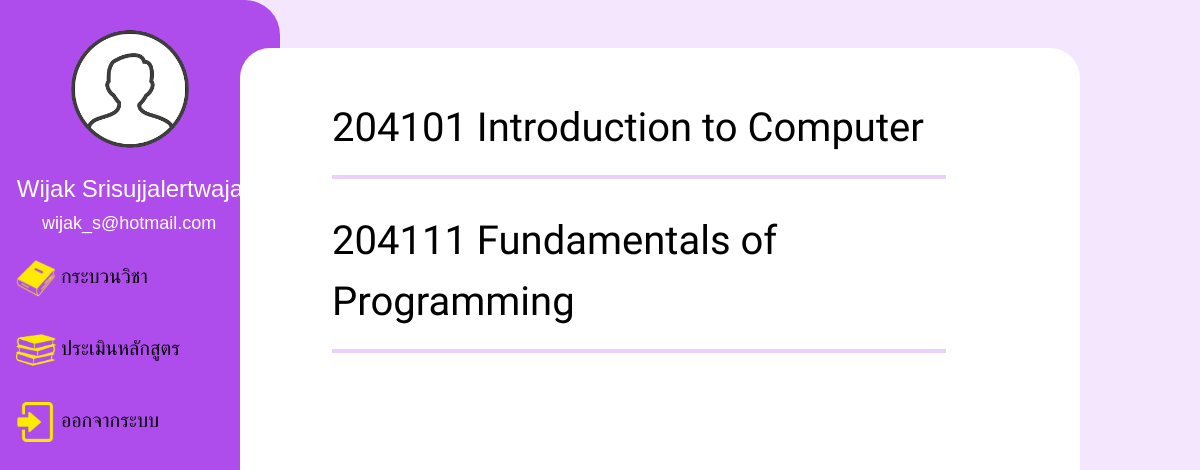
/courseList.php (signed in), run on the app's committed database.
### tables this page shows
CREATE TABLE `teacher` (
  `teachID` int(10) NOT NULL,
  `teachName` varchar(255) NOT NULL,
  `teachSurname` varchar(255) NOT NULL,
  `teachEmail` varchar(255) NOT NULL,
  `password` varchar(255) NOT NULL,
  `urole` varchar(25) NOT NULL
);

CREATE TABLE `course` (
  `crsNo` int(11) NOT NULL,
  `crsName` varchar(30) NOT NULL,
  `semester` int(3) NOT NULL,
  `teach_id` int(11) DEFAULT NULL
);

### courseList.php (the view, shortened to what this page needs)
<?php
    require_once 'config/db.php';
?>
<!DOCTYPE html>
<html lang="en">
<head>
    <link rel="stylesheet" href="css/bootstrap.min.css">
</head>
<body>
    <?php include 'navbar.php' ?>
    <div class="content">
    <div class="container-fluid">
    <div class="row justify-conyent-center">
        <table class="table">
            <?php
                require 'config/db.php';
                    $stmt = $conn -> prepare("SELECT course.crsNo, course.crsName FROM course WHERE course.teach_id = '100001' ");
                    $stmt -> execute();
                    $result = $stmt -> fetchAll();
                    foreach ($result as $row) {
            ?>
                <tr>
                    <td> <a href="tqf3.php?crsNo=<?php echo $row['crsNo'] ?>"> <?php echo $row['crsNo']." ".$row['crsName'] ?> <hr> </td>
                </tr>
            <?php }  ?>
        </table>
    </div>
    </div>
</div>
</body>
</html>

### navbar.php (shortened to what this page needs)
<!DOCTYPE html>
<html lang="en">
<head>
	<link rel="stylesheet" href="css/bootstrap.min.css">
</head>
<body>
<div class="grid-container">
<div class="sidebar">
	<img src="img/human.png" alt="" width="120" height="120" style="margin-left: 70px; margin-bottom: 10%; margin-top: 10%; background-color: none">
	<?php
		require_once 'config/db.php';
		$row['teachID'] = $_SESSION['user'];
		$status = $row['teachID'];
		$stmt = $conn -> prepare("SELECT teachName, teachSurname, teachEmail FROM teacher WHERE teachID = $status");
		$stmt -> execute();
		$result = $stmt -> fetchAll();
		foreach ($result as $user) {
	?>
	<h3 style="font-size: 24px; color: white; margin-left: 6%;"><?php echo $user['teachName'].' '.$user['teachSurname']  ?></h3>
	<h5 style="font-size: 18px; color: white; margin-left: 15%;"><?php echo $user['teachEmail'] ?></h5>
	<?php } ?>
	<a class="dropdown-btn" ><img src="img/book.png" alt="" width="40" height="40"> กระบวนวิชา <i class="fa fa-caret-down"></i></a>
	<a href="#"><img src="img/books.png" alt="" width="40" height="40"> ประเมินหลักสูตร</a>
	<a href="logout.php"><img src="img/login.png" alt="" width="40" height="40"> ออกจากระบบ</a>
</div>
</div>
</body>
</html>

### navbar.php (style rules this page uses)
body { margin: 0; font-family: 'Noto Sans Thai', sans-serif; font-size: 20px; background-color: #F4E7FD; }
.grid-container { display: grid; grid: 281px; }
.sidebar { margin: 0; padding: 0; width: 280px; background-color: #AF4CEC; position: fixed; height: 100%; overflow: auto; border-radius: 0px 35px 35px 0px; }
.sidebar a, .dropdown-btn { display: block; color: black; padding: 16px; text-decoration: none; width: auto; cursor: pointer; }

### courseList.php (style rules this page uses)
div.content { position: absolute; margin: 0; left: 20%; top: 6%; padding: 0; height: 90%; border-radius: 30px; width: 70%; background-color: white; }
.row .table { width: 75%; font-size: 40px; margin-left: 10%; margin-top: 5%; }
td { border: none; }
hr { border: 2px solid #AF4CEC; }
a { text-decoration: none; font-family: 'Mitr', sans-serif; color: black; }

### data on the page
teacher: teachName "Wijak", teachSurname "Srisujjalertwaja", teachEmail "wijak_s@hotmail.com"
course: crsNo "204101", crsName "Introduction to Computer"
course: crsNo "204111", crsName "Fundamentals of Programming"
